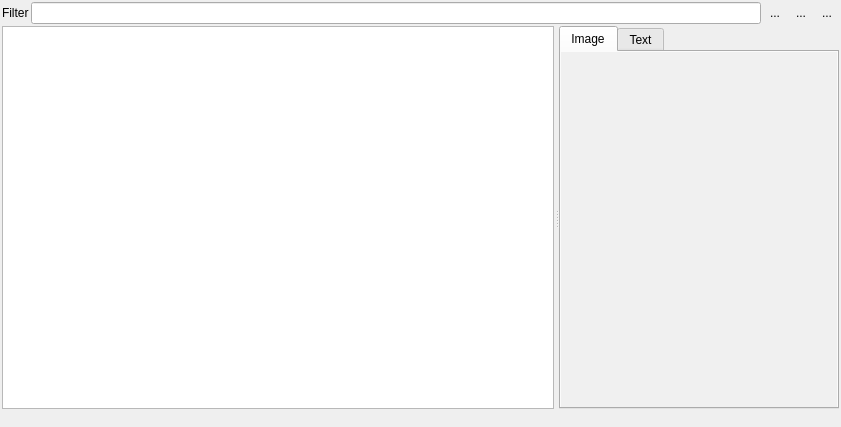
<?xml version="1.0" encoding="UTF-8"?>
<ui version="4.0">
 <class>Form</class>
 <widget class="QWidget" name="Form">
  <property name="geometry">
   <rect>
    <x>0</x>
    <y>0</y>
    <width>841</width>
    <height>427</height>
   </rect>
  </property>
  <property name="windowTitle">
   <string>Form</string>
  </property>
  <layout class="QVBoxLayout" name="verticalLayout">
   <property name="spacing">
    <number>2</number>
   </property>
   <property name="leftMargin">
    <number>2</number>
   </property>
   <property name="topMargin">
    <number>2</number>
   </property>
   <property name="rightMargin">
    <number>2</number>
   </property>
   <property name="bottomMargin">
    <number>2</number>
   </property>
   <item>
    <layout class="QHBoxLayout" name="horizontalLayout">
     <item>
      <widget class="QLabel" name="label">
       <property name="text">
        <string>Filter</string>
       </property>
      </widget>
     </item>
     <item>
      <widget class="QgsFilterLineEdit" name="tbFilter">
       <property name="nullValue">
        <string/>
       </property>
       <property name="showSearchIcon">
        <bool>true</bool>
       </property>
       <property name="qgisRelation" stdset="0">
        <string notr="true"/>
       </property>
      </widget>
     </item>
     <item>
      <widget class="QToolButton" name="btnUseRegex">
       <property name="text">
        <string>...</string>
       </property>
       <property name="autoRaise">
        <bool>true</bool>
       </property>
      </widget>
     </item>
     <item>
      <widget class="QToolButton" name="btnCaseSensitive">
       <property name="text">
        <string>...</string>
       </property>
       <property name="autoRaise">
        <bool>true</bool>
       </property>
      </widget>
     </item>
     <item>
      <widget class="QToolButton" name="btnReload">
       <property name="text">
        <string>...</string>
       </property>
       <property name="autoRaise">
        <bool>true</bool>
       </property>
      </widget>
     </item>
    </layout>
   </item>
   <item>
    <widget class="QSplitter" name="splitter">
     <property name="sizePolicy">
      <sizepolicy hsizetype="Expanding" vsizetype="Preferred">
       <horstretch>0</horstretch>
       <verstretch>2</verstretch>
      </sizepolicy>
     </property>
     <property name="styleSheet">
      <string notr="true">QSplitter::handle {
    image: url(images/splitter.png);
}

QSplitter::handle:vertical {
    height: 5px;
}

QSplitter::handle:pressed {
    url(images/splitter_pressed.png);
}</string>
     </property>
     <property name="orientation">
      <enum>Qt::Horizontal</enum>
     </property>
     <widget class="ResourceTableView" name="tableView">
      <property name="sizePolicy">
       <sizepolicy hsizetype="Expanding" vsizetype="Expanding">
        <horstretch>2</horstretch>
        <verstretch>0</verstretch>
       </sizepolicy>
      </property>
      <attribute name="horizontalHeaderShowSortIndicator" stdset="0">
       <bool>true</bool>
      </attribute>
      <attribute name="horizontalHeaderStretchLastSection">
       <bool>true</bool>
      </attribute>
     </widget>
     <widget class="QTabWidget" name="tabWidget">
      <property name="sizePolicy">
       <sizepolicy hsizetype="Expanding" vsizetype="Expanding">
        <horstretch>1</horstretch>
        <verstretch>0</verstretch>
       </sizepolicy>
      </property>
      <property name="currentIndex">
       <number>0</number>
      </property>
      <widget class="QWidget" name="pageImage">
       <attribute name="title">
        <string>Image</string>
       </attribute>
       <layout class="QVBoxLayout" name="verticalLayout_2">
        <property name="spacing">
         <number>0</number>
        </property>
        <property name="leftMargin">
         <number>0</number>
        </property>
        <property name="topMargin">
         <number>0</number>
        </property>
        <property name="rightMargin">
         <number>0</number>
        </property>
        <property name="bottomMargin">
         <number>0</number>
        </property>
        <item>
         <widget class="ResourceGraphicsView" name="graphicsView">
          <property name="styleSheet">
           <string notr="true">background-color: rgb(240, 240, 240);</string>
          </property>
          <property name="frameShape">
           <enum>QFrame::NoFrame</enum>
          </property>
          <property name="frameShadow">
           <enum>QFrame::Plain</enum>
          </property>
          <property name="verticalScrollBarPolicy">
           <enum>Qt::ScrollBarAlwaysOff</enum>
          </property>
          <property name="horizontalScrollBarPolicy">
           <enum>Qt::ScrollBarAlwaysOff</enum>
          </property>
          <property name="sizeAdjustPolicy">
           <enum>QAbstractScrollArea::AdjustToContents</enum>
          </property>
         </widget>
        </item>
       </layout>
      </widget>
      <widget class="QWidget" name="pageText">
       <attribute name="title">
        <string>Text</string>
       </attribute>
       <layout class="QVBoxLayout" name="verticalLayout_3">
        <property name="spacing">
         <number>0</number>
        </property>
        <property name="leftMargin">
         <number>0</number>
        </property>
        <property name="topMargin">
         <number>0</number>
        </property>
        <property name="rightMargin">
         <number>0</number>
        </property>
        <property name="bottomMargin">
         <number>0</number>
        </property>
        <item>
         <widget class="QTextBrowser" name="textBrowser"/>
        </item>
       </layout>
      </widget>
     </widget>
    </widget>
   </item>
   <item>
    <widget class="QLabel" name="info">
     <property name="styleSheet">
      <string notr="true">text-color:rgb(255, 0, 0)</string>
     </property>
     <property name="text">
      <string/>
     </property>
    </widget>
   </item>
  </layout>
  <action name="optionUseRegex">
   <property name="checkable">
    <bool>true</bool>
   </property>
   <property name="text">
    <string>.*</string>
   </property>
   <property name="toolTip">
    <string>Activate to use regular expressions</string>
   </property>
  </action>
  <action name="actionReload">
   <property name="icon">
    <iconset>
     <normaloff>:/images/themes/default/mActionReload.svg</normaloff>:/images/themes/default/mActionReload.svg</iconset>
   </property>
   <property name="text">
    <string>Reload</string>
   </property>
  </action>
  <action name="optionCaseSensitive">
   <property name="checkable">
    <bool>true</bool>
   </property>
   <property name="text">
    <string>cC</string>
   </property>
   <property name="toolTip">
    <string>Activate to filter case-sensitive</string>
   </property>
  </action>
 </widget>
 <customwidgets>
  <customwidget>
   <class>QgsFilterLineEdit</class>
   <extends>QLineEdit</extends>
   <header>qgsfilterlineedit.h</header>
  </customwidget>
  <customwidget>
   <class>ResourceTableView</class>
   <extends>QTableView</extends>
   <header>pyqgis_resource_browser.core.resource_table_view</header>
  </customwidget>
  <customwidget>
   <class>ResourceGraphicsView</class>
   <extends>QGraphicsView</extends>
   <header>pyqgis_resource_browser.gui.resource_browser</header>
  </customwidget>
 </customwidgets>
 <resources>
  <include location="../qpsresources.qrc"/>
 </resources>
 <connections/>
</ui>
